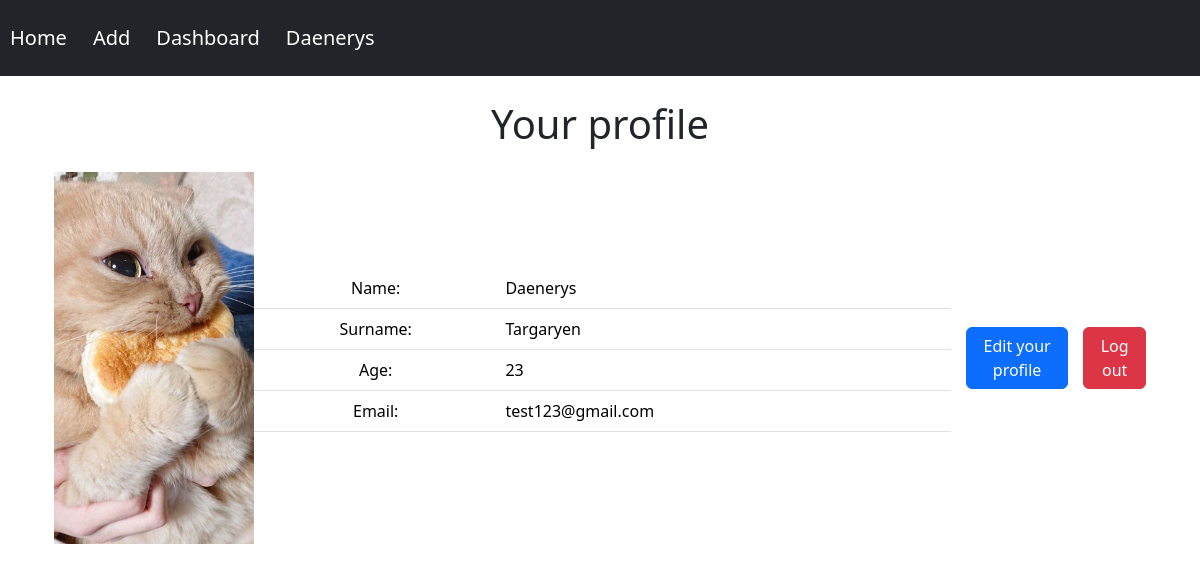
Page /profile (signed in) on the committed database.
### data/users.py (models this page shows, shortened)
class User(SqlAlchemyBase, UserMixin):
    __tablename__ = 'users'
    id = sa.Column(sa.Integer, primary_key=True, autoincrement=True)
    surname = sa.Column(sa.String, nullable=True)
    name = sa.Column(sa.String, nullable=True)
    age = sa.Column(sa.Integer, nullable=True)
    email = sa.Column(sa.String, index=True, unique=True, nullable=True)
    hashed_password = sa.Column(sa.String, nullable=True)
    modified_date = sa.Column(sa.DateTime, default=datetime.datetime.now)
    pfp = sa.Column(sa.String, nullable=True)

### main.py (the view)
@app.route('/profile', methods=['GET', 'POST'])
@login_required
def profile():
    db_sess = db_session.create_session()
    user = db_sess.query(User).filter(User.id == current_user.id).first()
    db_sess.close()
    return render_template('profile.html', user=user, title='Your profile')

### data/__db_session.py (called while the page is built)
def create_session() -> Session:
    return __factory()

### main.py (called while the page is built)
@login_manager.user_loader
def load_user(user_id: id) -> User | None:
    return db_session.create_session().get(User, user_id)

### templates/profile.html
{% extends 'base.html' %}
{% block content %}
    <h1 class="text-center">Your profile</h1>
    <div class="container mt-4" style="display: flex; justify-content: center; align-items: center">
        <div>
            <img src="{{ url_for('static', filename='img/' ~ user.pfp) }}" alt="Profile Picture" width="200">
        </div>
        <table class="table">
            <tbody>
            <tr>
                <td class="text-center">Name:</td>
                <td>{{ user.name }}</td>
            </tr>
            <tr>
                <td class="text-center">Surname:</td>
                <td>{{ user.surname }}</td>
            </tr>
            <tr>
                <td class="text-center">Age:</td>
                <td>{{ user.age }}</td>
            </tr>
            <tr>
                <td class="text-center">Email:</td>
                <td>{{ user.email }}</td>
            </tr>
            </tbody>
        </table>
        <a href="/edit_profile" class="btn btn-primary" id="edit-btn">Edit your profile</a>
        <a href="/logout" class="btn btn-danger" style="display:block;">Log out</a>
    </div>
{% endblock %}

### templates/base.html (shortened to what this page needs)
<!doctype html>
<html lang="en">
<head>
    <link href="https://cdn.jsdelivr.net/npm/bootstrap@5.3.5/dist/css/bootstrap.min.css" rel="stylesheet"
>
    <link rel="stylesheet"
          href="/static/css/style.css">
</head>
<body>
<header>
    <div class="container-fluid">
        <div class="row">
            <div class="col-md-12 p-0">
                <header class="mb-4">
                    <nav class="navbar navbar-expand-lg navbar-dark bg-dark">
                        <a class="navbar-brand" href="{{ url_for('index') }}">Home</a>
                        <div class="collapse navbar-collapse" id="navbarNavAltMarkup">
                            <div class="navbar-nav ml-auto mr-3">
                                <a class="navbar-brand" href="{{ url_for('add_account') }}">Add</a>
                                <a class="navbar-brand" href="/period">Dashboard</a>
                                {% if current_user.is_authenticated %}
                                    <a class="navbar-brand" href="{{ url_for('profile') }}">{{ current_user.name }}</a>
                                {% else %}
                                    <p>
                                        <a class="btn btn-primary" id="sign-up" href="/register">Sign up</a>
                                        <a class="btn btn-success" id="login" href="/login">Log in</a>
                                    </p>
                                {% endif %}
                            </div>
                        </div>
                    </nav>
                </header>
            </div>
</header>
<main role="main" class="container">
    {% block content %}{% endblock %}
</main>
</body>
</html>

### static/css/style.css (style rules this page uses)
.navbar-brand { margin-left: 10px; margin-bottom: 10px; margin-top: 10px; }
#edit-btn { margin-left: 15px; margin-right: 15px; display: block; }

### rows in the picture
User: name "Daenerys", pfp (picture), surname "Targaryen", age "23", email "test123@gmail.com"
